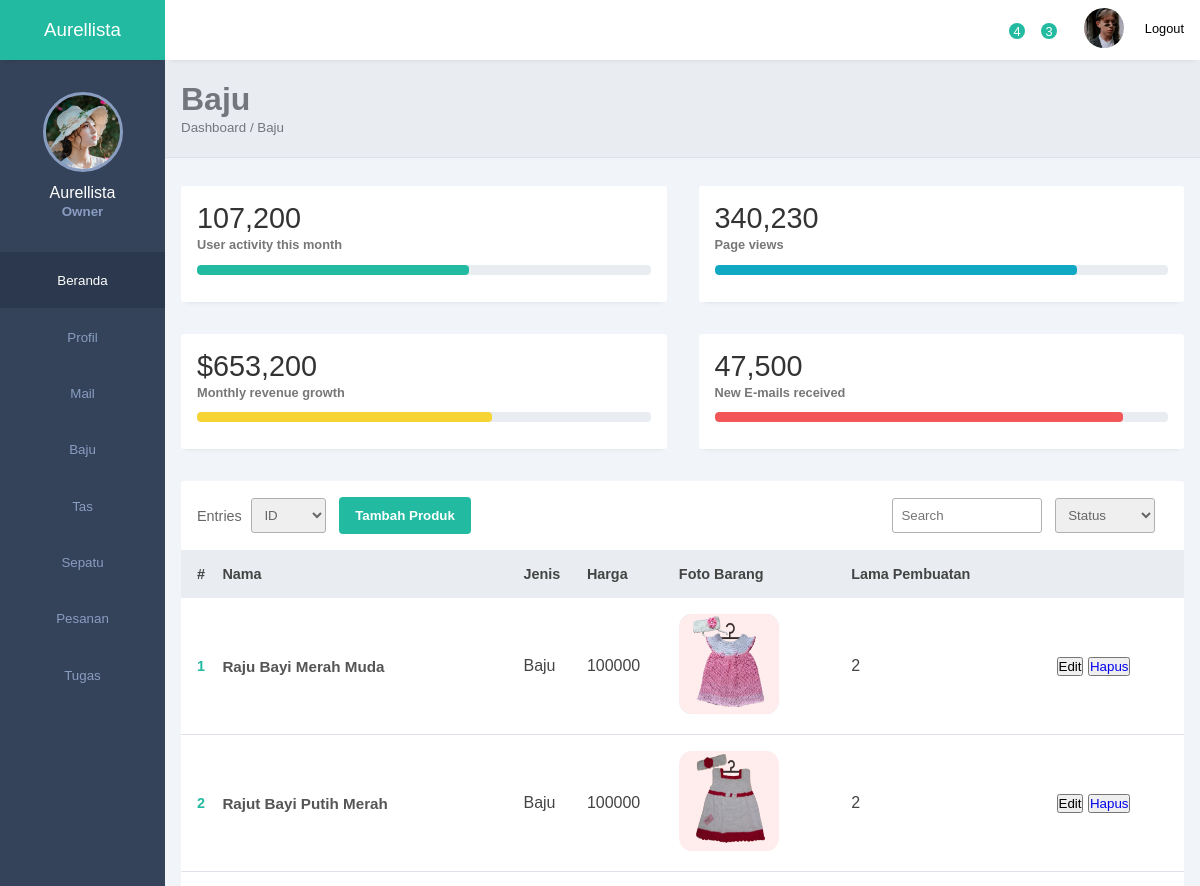
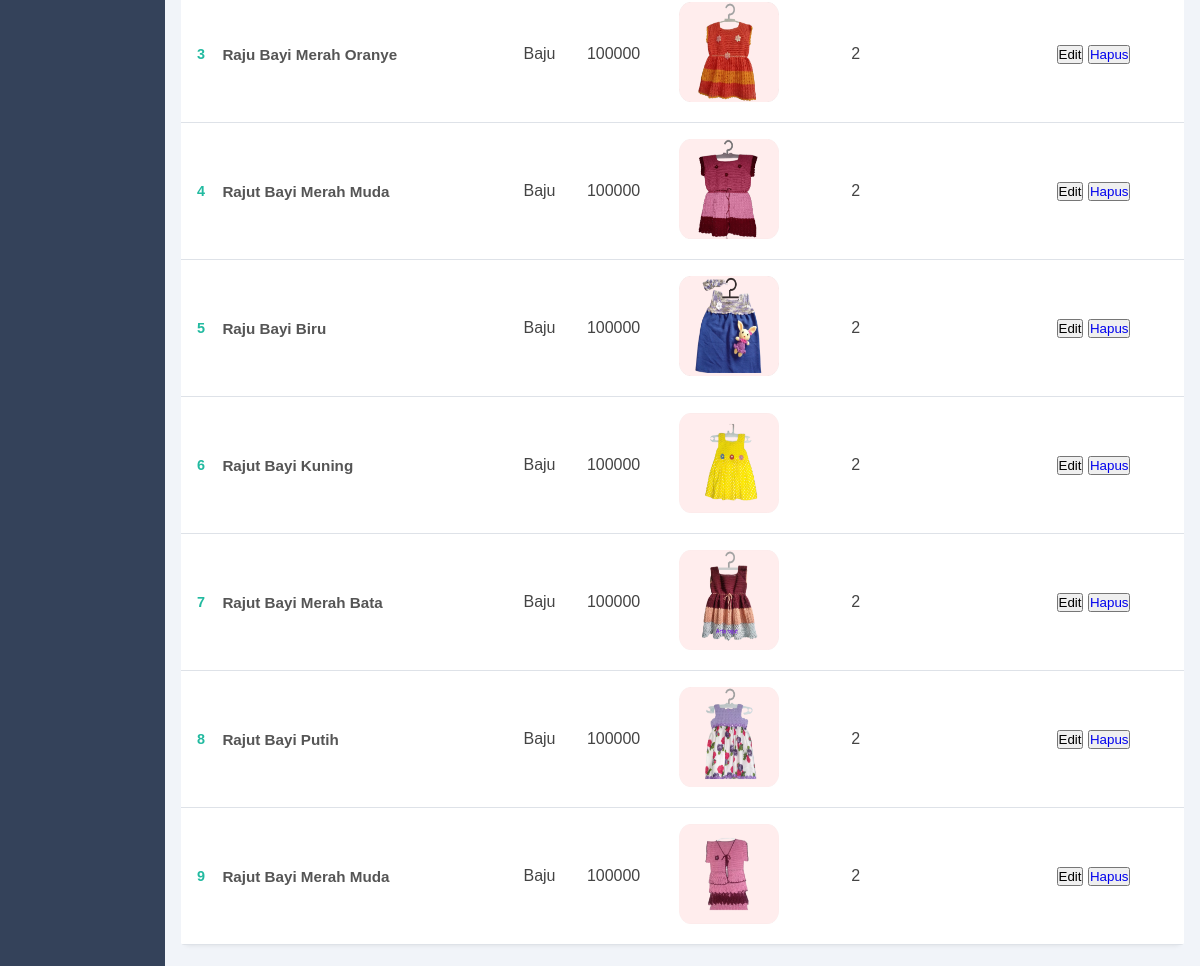
The page /admin/index.php?hal=baju on the database its author committed (2 pictures, top to bottom).
### tables this page shows
CREATE TABLE `baju_rajut` (
  `id` int(4) NOT NULL,
  `nama` varchar(255) NOT NULL,
  `jenis` varchar(255) NOT NULL,
  `harga` int(255) NOT NULL,
  `foto` varchar(255) NOT NULL,
  `lama_buat` int(3) NOT NULL
);

### admin/templates/baju/baju.php (the view, shortened to what this page needs)
<div class="page-header">
    <h1>Baju</h1>
    <small>Dashboard / Baju</small>
</div>
<div class="page-content">
    <div class="analytics">
        <div class="card">
            <div class="card-head">
                <h2>107,200</h2>
            </div>
            <div class="card-progress">
                <small>User activity this month</small>
                <div class="card-indicator">
                    <div class="indicator one" style="width: 60%"></div>
                </div>
            </div>
        </div>
        <div class="card">
            <div class="card-head">
                <h2>340,230</h2>
            </div>
            <div class="card-progress">
                <small>Page views</small>
                <div class="card-indicator">
                    <div class="indicator two" style="width: 80%"></div>
                </div>
            </div>
        </div>
        <div class="card">
            <div class="card-head">
                <h2>$653,200</h2>
            </div>
            <div class="card-progress">
                <small>Monthly revenue growth</small>
                <div class="card-indicator">
                    <div class="indicator three" style="width: 65%"></div>
                </div>
            </div>
        </div>
        <div class="card">
            <div class="card-head">
                <h2>47,500</h2>
            </div>
            <div class="card-progress">
                <small>New E-mails received</small>
                <div class="card-indicator">
                    <div class="indicator four" style="width: 90%"></div>
                </div>
            </div>
        </div>
    </div>
    <div class="records table-responsive">
        <div class="record-header">
            <div class="add">
                <span>Entries</span>
                <select name="" id="">
                    <option value="">ID</option>
                </select>
                <a href="./index.php?hal=tambah_baju">
                    <button>Tambah Produk</button>
                </a>
            </div>
            <div class="browse">
                <input
                    type="search"
                    placeholder="Search"
                    class="record-search" />
                <select name="" id="">
                    <option value="">Status</option>
                </select>
            </div>
        </div>
        <div>
            <table width="100%">
                <thead>
                    <tr>
                        <th>#</th>
                        <th><span class="las la-sort"></span> Nama</th>
                        <th><span class="las la-sort"></span> Jenis</th>
                        <th><span class="las la-sort"></span> Harga</th>
                        <th><span class="las la-sort"></span> Foto Barang</th>
                        <th><span class="las la-sort"></span> Lama Pembuatan</th>
                        <th><span class="las la-sort"></span></th>
                    </tr>
                </thead>
                <tbody>
                    <?php
                    include "config.php";
                    $hasil = mysqli_query($conn, "select * from baju_rajut");
                    $no = 1;
                    while ($row = mysqli_fetch_array($hasil)) {
                    ?>
                        <tr>
                            <td><?php echo $no++; ?></td>
                            <td>
                                <div class="client">
                                    <div class="client-info">
                                        <h4><?php echo $row['nama'] ?>
                                        </h4>
                                    </div>
                                </div>
                            </td>
                            <td><?php echo $row['jenis'] ?></td>
                            <td><?php echo $row['harga'] ?></td>
                            <td><?php
                                if ($row['foto'] == "") { ?>
                                    <img src="https://via.placeholder.com/500x500.png?text=FOTO+BARANG" style="width:100px;height:100px;">
                                <?php } else { ?>
                                    <img src="./templates/baju/file/<?php echo $row['foto']; ?>" style="width:100px;height:100px;">
                                <?php } ?>
                            </td>
                            <td><?php echo $row['lama_buat'] ?></td>
                            <td>
                                <a href="index.php?hal=edit_baju&id=<?php echo $row['id'] ?>"><button type="button" class="btn btn-warning" name=""> <i class="fa fa-pencil"></i> Edit</button></a>
                                <button><a onclick="return confirm('Anda Yakin...?')" href="./templates/baju/hapus_baju.php?id=<?php echo $row['id'] ?>">
                                        Hapus</a></button>
                            </td>
                        </tr>
                    <?php } ?>
                </tbody>
            </table>
        </div>
    </div>
</div>

### admin/index.php (shortened to what this page needs)
<!DOCTYPE html>
<html lang="en">
<head>
    <link rel="stylesheet" href="style.css" />
    <link
        rel="stylesheet"
        href="https://maxst.icons8.com/vue-static/landings/line-awesome/line-awesome/1.3.0/css/line-awesome.min.css" />
</head>
<body>
    <div class="sidebar">
        <div class="side-header">
            <h3>A<span>urellista</span></h3>
        </div>
        <div class="side-content">
            <div class="profile">
                <div
                    class="profile-img bg-img"
                    style="background-image: url(img/3.jpeg)"></div>
                <h4>Aurellista</h4>
                <small>Owner</small>
            </div>
            <div class="side-menu">
                <ul>
                    <li>
                        <a href="./index.php?hal=beranda" class="active nav-link" aria-current="page">
                            <small>Beranda</small>
                        </a>
                    </li>
                    <li>
                        <a href="">
                            <small>Profil</small>
                        </a>
                    </li>
                    <li>
                        <a href="">
                            <small>Mail</small>
                        </a>
                    </li>
                    <li>
                        <a class="nav-link" href="./index.php?hal=baju">
                            <small>Baju</small>
                        </a>
                    </li>
                    <li>
                        <a class="nav-link" href="./index.php?hal1=tas">
                            <small>Tas</small>
                        </a>
                    </li>
                    <li>
                        <a class="nav-link" href="./index.php?hal2=sepatu">
                            <small>Sepatu</small>
                        </a>
                    </li>
                    <li>
                        <a href="">
                            <small>Pesanan</small>
                        </a>
                    </li>
                    <li>
                        <a href="">
                            <small>Tugas</small>
                        </a>
                    </li>
                </ul>
            </div>
        </div>
    </div>
    <div class="main-content">
        <header>
            <div class="header-content">
                <div class="header-menu">
                    <div class="notify-icon">
                        <span class="notify">4</span>
                    </div>
                    <div class="notify-icon">
                        <span class="notify">3</span>
                    </div>
                    <div class="user">
                        <div
                            class="bg-img"
                            style="background-image: url(img/1.jpeg)"></div>
                        <span>Logout</span>
                    </div>
                </div>
            </div>
        </header>
        <main>
            <?php
            include "./content.php";
            ?>
        </main>
    </div>
</body>
</html>

### admin/content.php (shortened to what this page needs)
<?php
if (isset($_GET['hal'])) {
    if ($_GET['hal'] == 'baju') {
        include "./templates/baju/baju.php";
    } elseif ($_GET['hal'] == 'tambah_baju') {
        include "./templates/baju/tambah_baju.php";
    } elseif ($_GET['hal'] == 'edit_baju') {
        include "./templates/baju/edit_baju.php";
    } else {
        include "./templates/beranda.php";
    };
};

### rows shown on the page
baju_rajut: nama "Raju Bayi Merah Muda", jenis "Baju", harga "100000", foto (picture), lama_buat "2"
baju_rajut: nama "Rajut Bayi Putih Merah", jenis "Baju", harga "100000", foto (picture), lama_buat "2"
baju_rajut: nama "Raju Bayi Merah Oranye", jenis "Baju", harga "100000", foto (picture), lama_buat "2"
baju_rajut: nama "Rajut Bayi Merah Muda", jenis "Baju", harga "100000", foto (picture), lama_buat "2"
baju_rajut: nama "Raju Bayi Biru", jenis "Baju", harga "100000", foto (picture), lama_buat "2"
baju_rajut: nama "Rajut Bayi Kuning", jenis "Baju", harga "100000", foto (picture), lama_buat "2"
baju_rajut: nama "Rajut Bayi Merah Bata", jenis "Baju", harga "100000", foto (picture), lama_buat "2"
baju_rajut: nama "Rajut Bayi Putih", jenis "Baju", harga "100000", foto (picture), lama_buat "2"
baju_rajut: nama "Rajut Bayi Merah Muda", jenis "Baju", harga "100000", foto (picture), lama_buat "2"
